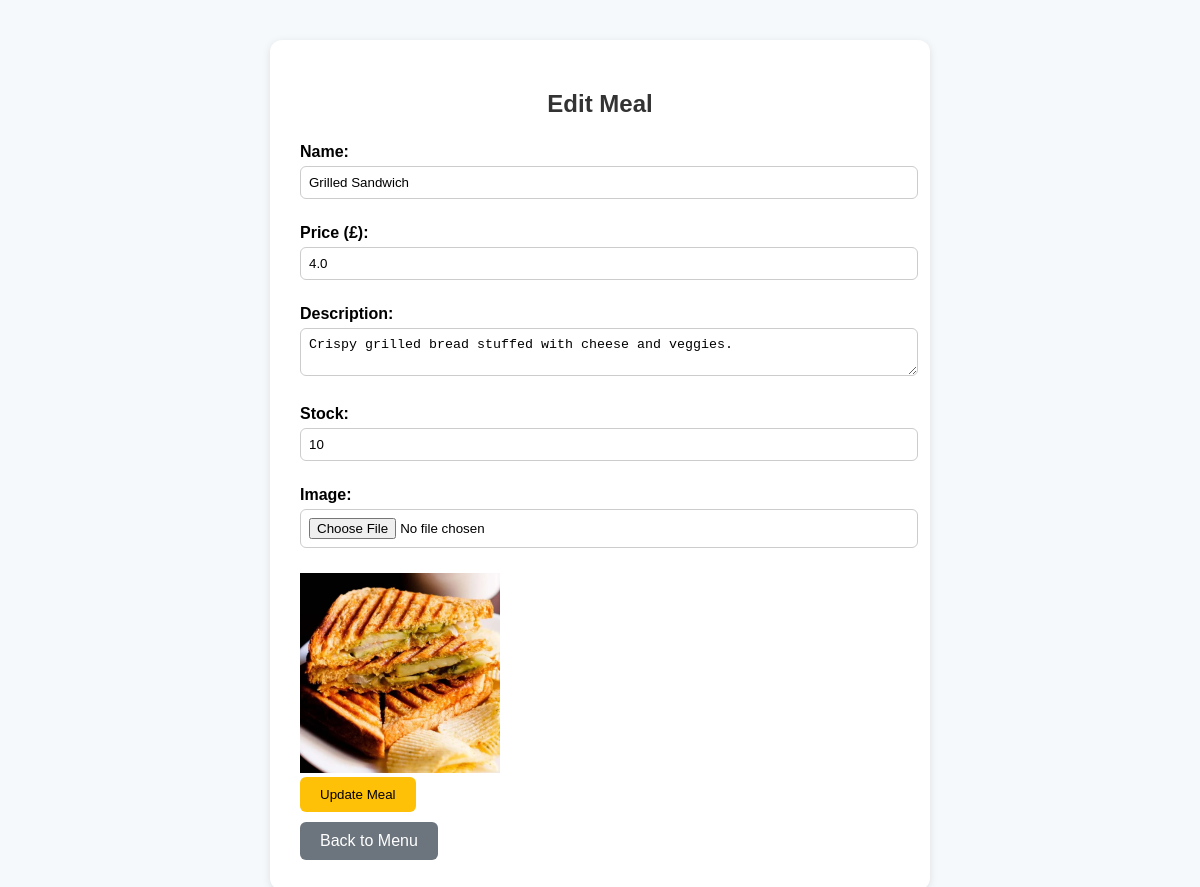
/admin/menu/edit/4 (signed in), run on the app's committed database.
### models.py (models this page shows)
class Meal(db.Model):
    __tablename__ = 'meal'
    id = db.Column(db.Integer, primary_key=True)
    name = db.Column(db.String(100), nullable=False)
    price = db.Column(db.Float, nullable=False)
    description = db.Column(db.String(300))
    img = db.Column(db.String(100))  # filename of image
    stock = db.Column(db.Integer, default=10)

### app.py (the view, shortened to what this page needs)
@app.route('/admin/menu/edit/<int:meal_id>', methods=['GET', 'POST'])
def edit_meal(meal_id):
    if 'user_id' not in session or not session.get('is_admin'):
        return redirect('/login')
    meal = Meal.query.get_or_404(meal_id)
    return render_template('edit_meal.html', meal=meal)

### templates/edit_meal.html (shortened to what this page needs)
{% extends "base.html" %}
{% block content %}
<div class="edit-meal-container">
    <h2>Edit Meal</h2>
    <form action="" method="POST" enctype="multipart/form-data">
        <label for="name">Name:</label>
        <input type="text" name="name" id="name" value="{{ meal.name }}" required>
        <label for="price">Price (£):</label>
        <input type="number" name="price" id="price" step="0.01" value="{{ meal.price }}" required>
        <label for="desc">Description:</label>
        <textarea name="desc" id="desc" required>{{ meal.description }}</textarea>
        <label for="stock">Stock:</label>
        <input type="number" name="stock" id="stock" value="{{ meal.stock }}" required>
        <label for="image">Image:</label>
        <input type="file" name="image" id="image">
        <div style="margin-top:10px;">
            <img src="{{ url_for('static', filename='images/' ~ meal.img) }}" alt="{{ meal.name }}" width="200">
        </div>
        <button type="submit" class="update-btn">Update Meal</button>
    </form>
    <a href="{{ url_for('admin_dashboard_menu') }}" class="back-btn">Back to Menu</a>
</div>
{% endblock %}

### static/css/style.css (style rules this page uses)
body { font-family: Arial, sans-serif; background: #f6f9fc; margin: 0; padding: 0; }
h2,h3 { color: #333; }

### templates/edit_meal.html (style rules this page uses)
.edit-meal-container { max-width: 600px; margin: 40px auto; background: #fff; padding: 30px; border-radius: 12px; box-shadow: 0 2px 8px rgba(0,0,0,0.1); }
.edit-meal-container h2 { text-align: center; margin-bottom: 25px; }
.edit-meal-container label { font-weight: bold; margin-top: 10px; display: block; }
.edit-meal-container input, .edit-meal-container textarea { width: 100%; padding: 8px; margin-top: 5px; margin-bottom: 15px; border-radius: 6px; border: 1px solid #ccc; }
.edit-meal-container button { display: inline-block; padding: 10px 20px; border-radius: 6px; border: none; cursor: pointer; }
.update-btn { background-color: #ffc107; color: #000; }
.back-btn { background-color: #6c757d; color: #fff; text-decoration: none; padding: 10px 20px; border-radius: 6px; display: inline-block; margin-top: 10px; }

### data on the page
Meal: name "Grilled Sandwich", price "4.0", desc "Crispy grilled bread stuffed with cheese and veggies.", stock "10", img (picture)
